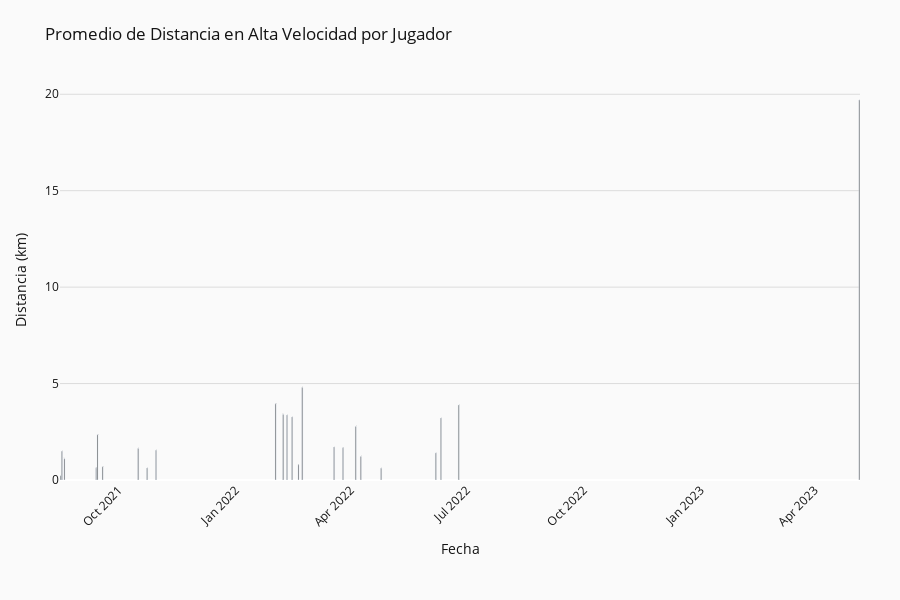

The notebook cell saved with this chart:
### Code cell
def visualizar_velocidad_equipo(df):
    """
    Visualiza la suma de distancias en zonas de velocidad 3, 4 y 5 dividida por la cantidad de jugadores,
    agrupado por fecha.
    
    Parámetros:
    - df: DataFrame con los datos de Catapult
    """
    # Verificar si el DataFrame es válido
    if df is None or df.empty:
        print("No hay datos disponibles para analizar.")
        return None
    
    # Convertir columnas necesarias
    try:
        # Crear una copia del dataframe para no modificar el original
        df_copy = df.copy()
        
        # Convertir fecha a datetime
        if not pd.api.types.is_datetime64_dtype(df_copy['Date']):
            df_copy['Date'] = pd.to_datetime(df_copy['Date'], errors='coerce')
        
        # Convertir columnas de distancia a numéricas
        distance_columns = [
            'Distance in Speed Zone 3 (km)', 
            'Distance in Speed Zone 4 (km)', 
            'Distance in Speed Zone 5 (km)'
        ]
        
        for col in distance_columns:
            if col in df_copy.columns:
                if isinstance(df_copy[col].iloc[0], str):
                    df_copy[col] = df_copy[col].str.replace(',', '.').astype(float)
                elif not pd.api.types.is_numeric_dtype(df_copy[col]):
                    df_copy[col] = pd.to_numeric(df_copy[col], errors='coerce')
            else:
                print(f"La columna {col} no existe en el DataFrame.")
                return None
    
    except Exception as e:
        print(f"Error al convertir los datos: {e}")
        return None
    
    # Crear una columna con la suma de las distancias en zonas 3, 4 y 5
    df_copy['Suma Zonas Alta Velocidad (km)'] = df_copy[distance_columns].sum(axis=1)
    
    # Agrupar por fecha
    velocidades_por_fecha = df_copy.groupby(df_copy['Date'].dt.date).agg({
        'Suma Zonas Alta Velocidad (km)': 'sum',
        'Player Name': 'nunique'  # Contar jugadores únicos por fecha
    }).reset_index()
    
    # Calcular promedio por jugador
    velocidades_por_fecha['Promedio Alta Velocidad por Jugador (km)'] = (
        velocidades_por_fecha['Suma Zonas Alta Velocidad (km)'] / 
        velocidades_por_fecha['Player Name']
    )
    
    # Ordenar por fecha (más antiguo primero)
    velocidades_por_fecha = velocidades_por_fecha.sort_values('Date', ascending=True)
    
    # Crear figura con Plotly
    fig = go.Figure()
    
    # Añadir barras para el promedio por jugador
    fig.add_trace(go.Bar(
        x=velocidades_por_fecha['Date'].astype(str),
        y=velocidades_por_fecha['Promedio Alta Velocidad por Jugador (km)'],
        text=velocidades_por_fecha['Promedio Alta Velocidad por Jugador (km)'].round(2),
        textposition='outside',
        marker_color='rgb(70, 70, 70)',
        hovertemplate='<b>%{x}</b><br>Promedio Alta Velocidad: %{y:.2f} km<br>N° Jugadores: %{customdata[0]}<br>Total Equipo: %{customdata[1]:.2f} km<extra></extra>',
        customdata=velocidades_por_fecha[['Player Name', 'Suma Zonas Alta Velocidad (km)']]
    ))
    
    # Actualizar diseño con los parámetros especificados
    fig.update_layout(
        title='Promedio de Distancia en Alta Velocidad por Jugador',
        xaxis=dict(
            title='Fecha',
            tickangle=-45
        ),
        yaxis=dict(
            title='Distancia (km)',
            gridcolor='rgb(220, 220, 220)'
        ),
        plot_bgcolor='rgb(250, 250, 250)',
        paper_bgcolor='rgb(250, 250, 250)',
        font=dict(color='rgb(20, 20, 20)'),
        barmode='group',
        bargap=0.15,
        bargroupgap=0.1,
        showlegend=False,
        margin=dict(t=80, b=120, l=60, r=40),
        height=600
    )
    
    # Mostrar el gráfico
    fig.show()
    
    return velocidades_por_fecha

# Ejecutar la visualización
try:
    if 'df' in globals() and df is not None:
        print("Calculando datos de velocidad por equipo...")
        resultados = visualizar_velocidad_equipo(df)
        
        if resultados is not None:
            print(f"Se encontraron datos para {len(resultados)} fechas diferentes")
            print("\nPrimeros registros:")
            print(resultados.head())
        else:
            print("No se pudieron calcular los resultados.")
    else:
        print("No se encontraron datos cargados. Ejecute primero la celda para cargar los datos.")
except Exception as e:
    import traceback
    print(f"Error al visualizar los datos: {e}")
    print(traceback.format_exc())

### Figure 1 — Plotly figure (JSON) as saved in the notebook; plotly's stock layout.template omitted (floating-point values rounded to 4 significant figures)
{"data": [{"customdata": [[2.0, 0.45], [2.0, 2.97], [2.0, 2.21], [2.0, 1.26], [3.0, 7.05], [1.0, 0.69], [2.0, 3.27], [2.0, 1.25], [2.0, 3.09], [1.0, 3.95], [1.0, 3.4], [1.0, 3.37], [1.0, 3.27], [1.0, 0.79], [1.0, 4.79], [1.0, 1.71], [1.0, 1.67], [1.0, 2.78], [1.0, 1.22], [1.0, 0.61], [1.0, 1.405], [1.0, 3.213], [1.0, 3.891], [1.0, 19.7]], "hovertemplate": "<b>%{x}</b><br>Promedio Alta Velocidad: %{y:.2f} km<br>N° Jugadores: %{customdata[0]}<br>Total Equipo: %{customdata[1]:.2f} km<extra></extra>", "marker": {"color": "rgb(70, 70, 70)"}, "text": [0.22, 1.48, 1.1, 0.63, 2.35, 0.69, 1.64, 0.62, 1.54, 3.95, 3.4, 3.37, 3.27, 0.79, 4.79, 1.71, 1.67, 2.78, 1.22, 0.61, 1.4, 3.21, 3.89, 19.7], "textposition": "outside", "type": "bar", "x": ["2021-08-16", "2021-08-17", "2021-08-19", "2021-09-13", "2021-09-14", "2021-09-18", "2021-10-16", "2021-10-23", "2021-10-30", "2022-02-01", "2022-02-07", "2022-02-10", "2022-02-14", "2022-02-19", "2022-02-22", "2022-03-19", "2022-03-26", "2022-04-05", "2022-04-09", "2022-04-25", "2022-06-07", "2022-06-11", "2022-06-25", "2023-05-06"], "y": [0.225, 1.485, 1.105, 0.63, 2.35, 0.69, 1.635, 0.625, 1.545, 3.95, 3.4, 3.37, 3.27, 0.79, 4.79, 1.71, 1.67, 2.78, 1.22, 0.61, 1.405, 3.213, 3.891, 19.7]}], "layout": {"bargap": 0.15, "bargroupgap": 0.1, "barmode": "group", "font": {"color": "rgb(20, 20, 20)"}, "height": 600, "margin": {"b": 120, "l": 60, "r": 40, "t": 80}, "paper_bgcolor": "rgb(250, 250, 250)", "plot_bgcolor": "rgb(250, 250, 250)", "showlegend": false, "title": {"text": "Promedio de Distancia en Alta Velocidad por Jugador"}, "xaxis": {"tickangle": -45, "title": {"text": "Fecha"}}, "yaxis": {"gridcolor": "rgb(220, 220, 220)", "title": {"text": "Distancia (km)"}}}}
